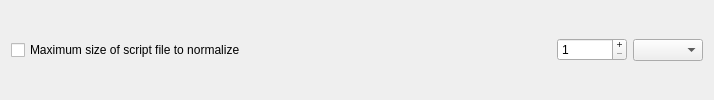
            <widget class="QFrame" name="limitFrame_9">
             <property name="minimumSize">
              <size>
               <width>0</width>
               <height>0</height>
              </size>
             </property>
             <property name="frameShape">
              <enum>QFrame::NoFrame</enum>
             </property>
             <property name="frameShadow">
              <enum>QFrame::Raised</enum>
             </property>
             <layout class="QHBoxLayout" name="horizontalLayout_20">
              <property name="topMargin">
               <number>2</number>
              </property>
              <property name="bottomMargin">
               <number>2</number>
              </property>
              <item>
               <widget class="QCheckBox" name="pwmaxSizeOfScriptFileToNormalizeCheckBox">
                <property name="text">
                 <string>Maximum size of script file to normalize</string>
                </property>
               </widget>
              </item>
              <item>
               <spacer name="horizontalSpacer_13">
                <property name="orientation">
                 <enum>Qt::Horizontal</enum>
                </property>
                <property name="sizeHint" stdset="0">
                 <size>
                  <width>305</width>
                  <height>20</height>
                 </size>
                </property>
               </spacer>
              </item>
              <item>
               <widget class="QSpinBox" name="pwmaxSizeOfScriptFileToNormalizeSpinBox">
                <property name="minimumSize">
                 <size>
                  <width>70</width>
                  <height>0</height>
                 </size>
                </property>
                <property name="buttonSymbols">
                 <enum>QAbstractSpinBox::PlusMinus</enum>
                </property>
                <property name="minimum">
                 <number>1</number>
                </property>
                <property name="maximum">
                 <number>999</number>
                </property>
               </widget>
              </item>
              <item>
               <widget class="QComboBox" name="pwmaxSizeOfScriptFileToNormalizeComboBox">
                <property name="minimumSize">
                 <size>
                  <width>70</width>
                  <height>0</height>
                 </size>
                </property>
                <item>
                 <property name="text">
                  <string/>
                 </property>
                </item>
                <item>
                 <property name="text">
                  <string>K</string>
                 </property>
                </item>
                <item>
                 <property name="text">
                  <string>M</string>
                 </property>
                </item>
               </widget>
              </item>
             </layout>
            </widget>
